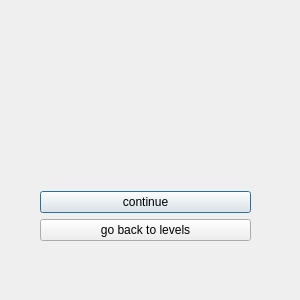
<?xml version="1.0" encoding="UTF-8"?>
<ui version="4.0">
 <class>Settings</class>
 <widget class="QDialog" name="Settings">
  <property name="geometry">
   <rect>
    <x>0</x>
    <y>0</y>
    <width>300</width>
    <height>300</height>
   </rect>
  </property>
  <property name="minimumSize">
   <size>
    <width>300</width>
    <height>300</height>
   </size>
  </property>
  <property name="maximumSize">
   <size>
    <width>300</width>
    <height>300</height>
   </size>
  </property>
  <property name="windowTitle">
   <string>Dialog</string>
  </property>
  <widget class="QWidget" name="verticalLayoutWidget">
   <property name="geometry">
    <rect>
     <x>40</x>
     <y>60</y>
     <width>211</width>
     <height>181</height>
    </rect>
   </property>
   <layout class="QVBoxLayout" name="verticalLayout">
    <item>
     <layout class="QHBoxLayout" name="horizontalLayout">
      <item>
       <layout class="QGridLayout" name="gridLayout_2"/>
      </item>
      <item>
       <widget class="QLabel" name="label">
        <property name="text">
         <string/>
        </property>
       </widget>
      </item>
     </layout>
    </item>
    <item>
     <widget class="QPushButton" name="pushButton">
      <property name="text">
       <string>continue</string>
      </property>
     </widget>
    </item>
    <item>
     <widget class="QPushButton" name="pushButton_2">
      <property name="text">
       <string>go back to levels</string>
      </property>
     </widget>
    </item>
   </layout>
  </widget>
 </widget>
 <resources/>
 <connections/>
</ui>
